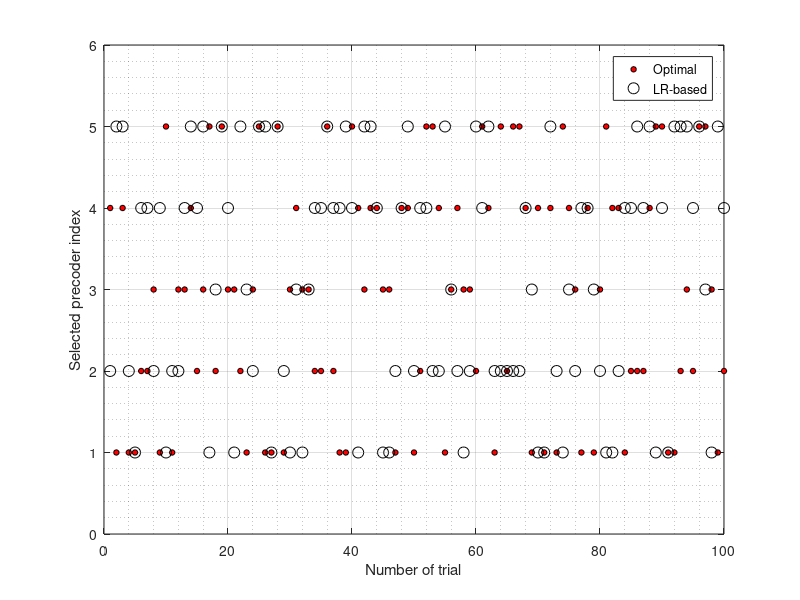
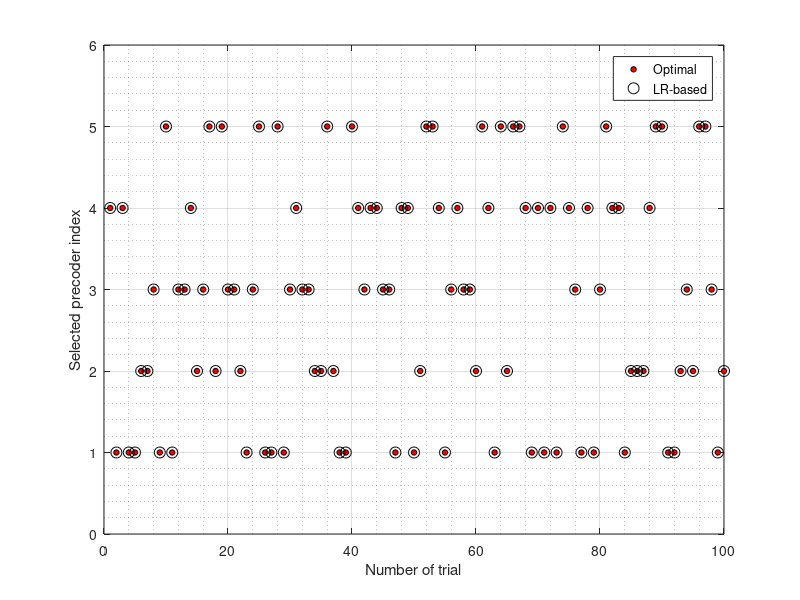

The MATLAB script that drew these images, in order:
y = 1:100;
x = randsample(5, 100, true);
k = x;
w = randsample(5, 100, true);
q = randsample(5, 100, true);
e = randsample(5, 100, true);

figure;
plot(y,x,'ko', 'MarkerSize', 4, 'MarkerFaceColor', 'r');
hold on;
grid on;
grid minor;
plot(y,w,'ko', 'MarkerSize', 8);
hold on;

ylabel('Selected precoder index');
xlabel('Number of trial');

xlim([0 100])
ylim([0 6])

xbounds = ylim;
set(gca,'YTick',xbounds(1):xbounds(2));

hold off;

% legend('Optimal','Proposed');

legend('Optimal','LR-based');


figure;

plot(y,x,'ko', 'MarkerSize', 4, 'MarkerFaceColor', 'r');
hold on;
grid on;
grid minor;
plot(y,k,'ko', 'MarkerSize', 8);
hold on;

ylabel('Selected precoder index');
xlabel('Number of trial');

xlim([0 100])
ylim([0 6])

xbounds = ylim;
set(gca,'YTick',xbounds(1):xbounds(2));

hold off;

legend('Optimal','LR-based');